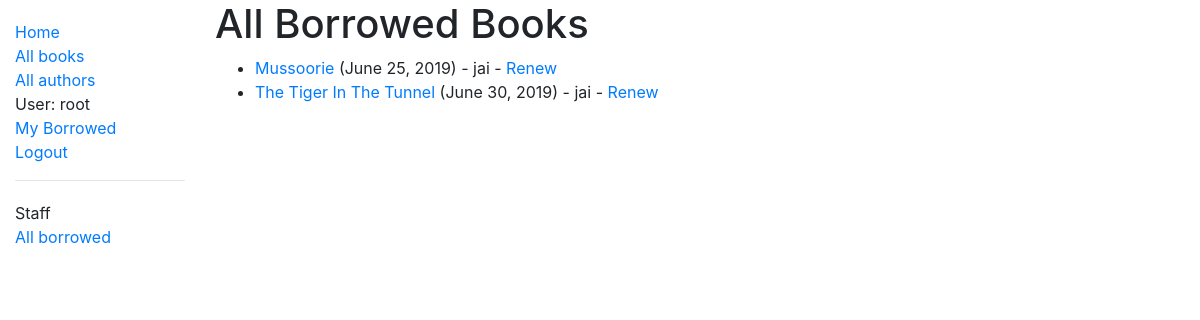
Page /catalog/borrowed/ (signed in) on the committed database.
### catalog/models.py (models this page shows, shortened)
class BookInstance(models.Model):
    id = models.UUIDField(primary_key=True, default=uuid.uuid4, help_text='Unique ID for this particular book')
    book = models.ForeignKey('Book', on_delete=models.SET_NULL, null=True)
    imprint = models.CharField(max_length=200) #for specific release of the book
    due_back = models.DateField(null=True, blank=True)
    LOAN_STATUS = (
        ('m', 'Maintenance'),
        ('o', 'On Loan'),
        ('a', 'Available'),
        ('r', 'Reserved'),
    )
    status = models.CharField(
        max_length=1,
        choices=LOAN_STATUS,
        blank=True,
        default='m',
        help_text='Book Availability',
    )
    borrower = models.ForeignKey(User, on_delete=models.SET_NULL, null=True, blank=True)
    @property
    def is_overdue(self):
        if self.due_back and date.today()>self.due_back:
            return True
        return False
    class Meta:
        ordering = ['due_back']
        permissions = (("can_mark_returned", "Set book as returned"),)

class Book(models.Model):
    title = models.CharField(max_length=200)
    author = models.ForeignKey('Author', on_delete=models.SET_NULL, null=True)
    summary =  models.TextField(max_length=1000, help_text='Write a brief description of book')
    isbn = models.CharField('ISBN', max_length=13, help_text='13 Character <a href="https://www.isbn-international.org/content/what-isbn">ISBN number</a>')
    genre = models.ManyToManyField(Genre, help_text='Select a genre')
    language = models.ForeignKey('Language', on_delete=models.SET_NULL, null=True)
    def display_genre(self):
        return ', '.join(genre.name for genre in self.genre.all()[:3])
    display_genre.short_description = 'Genre'

### catalog/views.py (the view)
# urls.py: path('borrowed/', views.LoanedBooksAllListView.as_view(), name='all-borrowed'),
class LoanedBooksAllListView(PermissionRequiredMixin, generic.ListView):
    model = BookInstance
    permission_required = 'catalog.can_mark_returned'
    template_name = 'catalog/bookinstance_list_borrowed_all.html'
    paginate_by = 10
    def get_queryset(self):
        return BookInstance.objects.filter(status__exact='o').order_by('due_back')

### catalog/templates/catalog/bookinstance_list_borrowed_all.html
{% extends "catalog/base.html" %}
{% block content %}
    <h1>All Borrowed Books</h1>
    {% if bookinstance_list %}
    <ul>
      {% for bookinst in bookinstance_list %}
      <li class="{% if bookinst.is_overdue %}text-danger{% endif %}">
        <a href="{% url 'book-detail' bookinst.book.pk %}">{{bookinst.book.title}}</a> ({{ bookinst.due_back }}) {% if user.is_staff %}- {{ bookinst.borrower }}{% endif %} {% if perms.catalog.can_mark_returned %}- <a href="{% url 'renew-book-librarian' bookinst.id %}">Renew</a>  {% endif %}
      </li>
      {% endfor %}
    </ul>
    {% else %}
      <p>There are no books borrowed.</p>
    {% endif %}
{% endblock %}

### catalog/templates/catalog/base.html (shortened to what this page needs)
<!DOCTYPE html>
<html lang="en">
<head>
  <link rel="stylesheet" href="https://stackpath.bootstrapcdn.com/bootstrap/4.1.3/css/bootstrap.min.css">
  {% load static %}
  <link rel="stylesheet" href="{% static 'catalog/style.css' %}">
</head>
<body>
  <div class="container-fluid">
    <div class="row">
      <div class="col-sm-2">
      {% block sidebar %}
        <ul class="sidebar-nav">
          <li><a href="{% url 'index' %}">Home</a></li>
          <li><a href="{% url 'books' %}">All books</a></li>
          <li><a href="{% url 'authors' %}">All authors</a></li>
        {% if user.is_authenticated %}
        <li>User: {{ user.get_username }}</li>
        <li><a href="{% url 'my-borrowed' %}">My Borrowed</a></li>
        <li><a href="{% url 'logout' %}?next={{request.path}}">Logout</a></li>
        {% else %}
        <li><a href="{% url 'login' %}?next={{request.path}}">Login</a></li>
        {% endif %}
      </ul>
      {% if user.is_staff %}
      <hr />
      <ul class="sidebar-nav">
      <li>Staff</li>
      {% if perms.catalog.can_mark_returned %}
      <li><a href="{% url 'all-borrowed' %}">All borrowed</a></li>
      {% endif %}
      </ul>
      {% endif %}
     {% endblock %}
      </div>
      <div class="col-sm-10 ">{% block content %}{% endblock %}
      </div>
    </div>
  </div>
</body>
</html>

### catalog/static/catalog/style.css (style rules this page uses)
.sidebar-nav { margin-top: 20px; padding: 0; list-style: none; }

### rows in the picture
BookInstance: book "Mussoorie", due_back "June 25, 2019", borrower "jai"
BookInstance: book "The Tiger In The Tunnel", due_back "June 30, 2019", borrower "jai"

### other values in the picture
{{ user.get_username }} "root"
